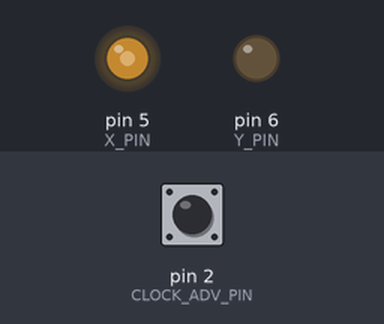
The sketch below on a simulated Arduino Uno, built with avr-gcc and run on an emulated ATmega328P. On the bench: output pins drawn as LEDs (lit = HIGH). The inputs (shaded band) are chosen by the test bench; at power-on: pin 2 (CLOCK_ADV_PIN) LOW. The local clock reads 2024-03-15 10:24:30 at power-on unless the sketch sets it.

Above: at 1.2 s.
1.3 s: pin 2 (CLOCK_ADV_PIN) driven HIGH
Timing chart, 0 to 1.9 s (numbered marks = the images above; inputs shaded):
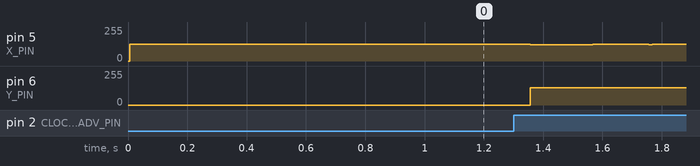

The sketch:

Clock.ino
```cpp
/*******************************************************************************
/* Draw an analog clock on an oscilloscope
/* (Dave Burke, 2020)
/*
/* Use an RC LPF on each output (4k / 0.1 uF). XY mode on scope
/* Connect pin 2 with pull down resistor to ground and pulse with 5V to set time
/*
/* Define RTC for optional DS32321 real-time clock for accurate time keeping.
/* Wire to SDA, SCL lines. Without RTC, clock is accurate to ~1 min / day.
/*
/* Inspired by:
/*   https://neil.fraser.name/news/2018/clock.html
/*   https://blog.arduino.cc/2018/12/27/draw-on-an-oscilloscope-with-arduino/
/*
/* DELAY may need to be tuned for your scope
/*
/* TODO: Use an R2R ladder for DAC
/* *****************************************************************************/

#include <Wire.h>
#include <DS3231.h>

#define RTC  // define for optional DS3231 real-time clock

#define X_PIN 5
#define Y_PIN 6
#define CLOCK_ADV_PIN 2
#define DELAY 80

#define RADIUS 125.0
#define XY_OFFSET RADIUS

#define SECS_PER_MIN  (60UL)
#define SECS_PER_HOUR (3600UL)
#define SECS_PER_DAY  (SECS_PER_HOUR * 24L)
#define numberOfSeconds(_time_) (_time_ % SECS_PER_MIN)
#define numberOfMinutes(_time_) ((_time_ / SECS_PER_MIN) % SECS_PER_MIN)
#define numberOfHours(_time_) (( _time_% SECS_PER_DAY) / SECS_PER_HOUR)

int gLastButtonState = LOW;
unsigned long gBootTimeSec = 0;
unsigned long gTimeOffset = 0;
DS3231 gRtc;

// 64-bit millis() to work around rollover (happens ~daily due to faster timer)
uint64_t millis64() {
    static uint32_t low32, high32;
    uint32_t newLow32 = millis();
    if (newLow32 < low32) high32++;
    low32 = newLow32;
    return ((uint64_t) high32 << 32 | low32) / 64UL;
}

void setRtcTime(int year, int month, int date, int hour, int minute, int second) {
    gRtc.setYear(year);
    gRtc.setMonth(month);
    gRtc.setDate(date);
    gRtc.setHour(hour);
    gRtc.setMinute(minute);
    gRtc.setSecond(second);
}

void advanceRtcTime(int mins) {
    bool h12, pm;
    int newMins = gRtc.getMinute() + mins;
    int newHours = gRtc.getHour(h12, pm) + (newMins >= 60 ? 1 : 0);
    gRtc.setSecond(0);
    gRtc.setMinute(newMins % 60);
    gRtc.setHour(newHours % 12);
}

// Draw a point. Origin at (0, 0), positive values
void drawPoint(int x, int y) {
    analogWrite(X_PIN, x + XY_OFFSET);
    analogWrite(Y_PIN, y + XY_OFFSET);
    delayMicroseconds(DELAY);
}

// Draw line from radius r1 to radius r2 at angle (angles measured in turns)
void drawRadialLine(float angle, int r1, int r2) {
    int dir = r1 > r2 ? -5 : 5;
    for (int r = r1; r1 > r2 ? r > r2 : r < r2; r += dir) {
        drawPoint(sin(2 * PI * angle) * r, cos(2 * PI * angle) * r);
    }
}

// Draw arc from angle a1 to a2 with radius r (angles measured in turns)
void drawArc(float a1, float a2, float r) {
    float dir = a2 > a1 ? .005 : -.005;
    for (float a = a2 > a1 ? a1 : a2; a2 > a1 ? a < a2 : a > a1; a += dir) {
        drawPoint(sin(2 * PI * a) * r, cos(2 * PI * a) * r);
    }
}

void setup() {
    pinMode(X_PIN, OUTPUT);
    pinMode(Y_PIN, OUTPUT);
    pinMode(CLOCK_ADV_PIN, INPUT);

    // Adjust PWM for pins 5, 6 to 62500 Hz. This will affect millis() by a factor of 64
    // https://playground.arduino.cc/Main/TimerPWMCheatsheet/
    TCCR0B = (TCCR0B & 0b11111000) | 0x01;

#ifdef RTC
    Wire.begin();
    Serial.begin(9600);
    //setRtcTime(2020, 4, 25, 12, 0, 0);
#else
    gBootTimeSec = millis64() / 1000UL;  // adjusted for faster timer
#endif
}

void loop() {
#ifdef RTC
    bool h12, pm;
    int hrs = gRtc.getHour(h12, pm);
    int mins = gRtc.getMinute();
    int secs = gRtc.getSecond();
#else
    unsigned long elapsedSec = millis64() / 1000UL - gBootTimeSec + gTimeOffset;
    int hrs = numberOfHours(elapsedSec);
    int mins = numberOfMinutes(elapsedSec);
    int secs = numberOfSeconds(elapsedSec);
#endif

    if (digitalRead(CLOCK_ADV_PIN) == HIGH) {
#ifdef RTC
        advanceRtcTime((gLastButtonState == LOW) ? 1 : 10);
#else
        gTimeOffset += (gLastButtonState == LOW) ? SECS_PER_MIN : SECS_PER_MIN * 10;
#endif
        gLastButtonState = HIGH;
    } else {
        gLastButtonState = LOW;
    }

    // Drawing logic. Trick is to draw everything
    // without "lifting the pen" and end up in
    // the same spot you started from.

    // Second hand
    float secsAngle = secs / 60.0;
    drawRadialLine(secsAngle + 0.5, 0, 30);  // reverse part of hand
    drawRadialLine(secsAngle, 0, RADIUS);

    // Tick marks
    for (int i = secs; i < secs + 60; i++) {
        float a = i / 60.0;
        if (i % 5 == 0) {
            drawRadialLine(a, RADIUS, RADIUS - 20);
            drawRadialLine(a, RADIUS - 20, RADIUS);
        }
        drawArc(a, a + 1 / 60.0, RADIUS);
    }
    drawRadialLine(secsAngle, RADIUS, 0);

    // Minute hand out/back
    float minsAngle = mins / 60.0;
    drawRadialLine(minsAngle + 0.5, 0, 30);
    drawRadialLine(minsAngle, 0, RADIUS - 10);
    drawRadialLine(minsAngle, RADIUS - 10, 0);

    // Hours hand out/back
    float hrsAngle = hrs / 12.0 + minsAngle / 12.0;
    drawRadialLine(hrsAngle + 0.5, 0, 30);
    drawRadialLine(hrsAngle, 0, RADIUS - 45);
    drawRadialLine(hrsAngle, RADIUS - 45, 0);
}
```
